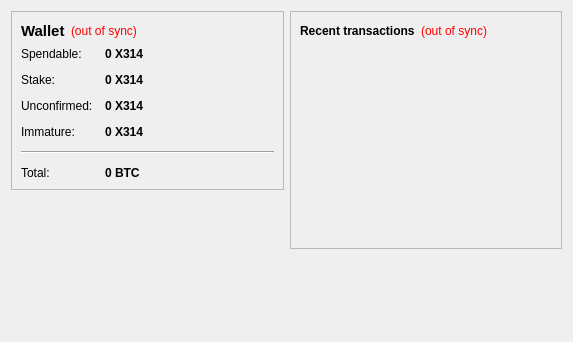
<?xml version="1.0" encoding="UTF-8"?>
<ui version="4.0">
 <class>OverviewPage</class>
 <widget class="QWidget" name="OverviewPage">
  <property name="geometry">
   <rect>
    <x>0</x>
    <y>0</y>
    <width>573</width>
    <height>342</height>
   </rect>
  </property>
  <property name="windowTitle">
   <string>Form</string>
  </property>
  <layout class="QHBoxLayout" name="horizontalLayout" stretch="1,1">
   <item>
    <layout class="QVBoxLayout" name="verticalLayout_2">
     <item>
      <widget class="QFrame" name="frame">
       <property name="frameShape">
        <enum>QFrame::StyledPanel</enum>
       </property>
       <property name="frameShadow">
        <enum>QFrame::Raised</enum>
       </property>
       <layout class="QVBoxLayout" name="verticalLayout_4">
        <item>
         <layout class="QHBoxLayout" name="horizontalLayout_4">
          <item>
           <widget class="QLabel" name="label_5">
            <property name="font">
             <font>
              <pointsize>11</pointsize>
              <weight>75</weight>
              <bold>true</bold>
             </font>
            </property>
            <property name="text">
             <string>Wallet</string>
            </property>
           </widget>
          </item>
          <item>
           <widget class="QLabel" name="labelWalletStatus">
            <property name="toolTip">
             <string>The displayed information may be out of date. Your wallet automatically synchronizes with the X314 network after a connection is established, but this process has not completed yet.</string>
            </property>
            <property name="styleSheet">
             <string notr="true">QLabel { color: red; }</string>
            </property>
            <property name="text">
             <string notr="true">(out of sync)</string>
            </property>
            <property name="alignment">
             <set>Qt::AlignLeading|Qt::AlignLeft|Qt::AlignVCenter</set>
            </property>
           </widget>
          </item>
          <item>
           <spacer name="horizontalSpacer_2">
            <property name="orientation">
             <enum>Qt::Horizontal</enum>
            </property>
            <property name="sizeHint" stdset="0">
             <size>
              <width>40</width>
              <height>20</height>
             </size>
            </property>
           </spacer>
          </item>
         </layout>
        </item>
        <item>
         <layout class="QFormLayout" name="formLayout_2">
          <property name="fieldGrowthPolicy">
           <enum>QFormLayout::AllNonFixedFieldsGrow</enum>
          </property>
          <property name="horizontalSpacing">
           <number>12</number>
          </property>
          <property name="verticalSpacing">
           <number>12</number>
          </property>
          <item row="0" column="0">
           <widget class="QLabel" name="label">
            <property name="text">
             <string>Spendable:</string>
            </property>
           </widget>
          </item>
          <item row="0" column="1">
           <widget class="QLabel" name="labelBalance">
            <property name="font">
             <font>
              <weight>75</weight>
              <bold>true</bold>
             </font>
            </property>
            <property name="cursor">
             <cursorShape>IBeamCursor</cursorShape>
            </property>
            <property name="toolTip">
             <string>Your current spendable balance</string>
            </property>
            <property name="text">
             <string notr="true">0 X314</string>
            </property>
            <property name="textInteractionFlags">
             <set>Qt::LinksAccessibleByMouse|Qt::TextSelectableByKeyboard|Qt::TextSelectableByMouse</set>
            </property>
           </widget>
          </item>
          <item row="1" column="0">
           <widget class="QLabel" name="label_6">
            <property name="text">
             <string>Stake:</string>
            </property>
           </widget>
          </item>
          <item row="1" column="1">
           <widget class="QLabel" name="labelStake">
            <property name="font">
             <font>
              <weight>75</weight>
              <bold>true</bold>
             </font>
            </property>
            <property name="cursor">
             <cursorShape>IBeamCursor</cursorShape>
            </property>
            <property name="toolTip">
             <string>Total of coins that was staked, and do not yet count toward the current balance</string>
            </property>
            <property name="text">
             <string notr="true">0 X314</string>
            </property>
            <property name="textInteractionFlags">
             <set>Qt::LinksAccessibleByMouse|Qt::TextSelectableByKeyboard|Qt::TextSelectableByMouse</set>
            </property>
           </widget>
          </item>
          <item row="2" column="0">
           <widget class="QLabel" name="label_3">
            <property name="text">
             <string>Unconfirmed:</string>
            </property>
           </widget>
          </item>
          <item row="2" column="1">
           <widget class="QLabel" name="labelUnconfirmed">
            <property name="font">
             <font>
              <weight>75</weight>
              <bold>true</bold>
             </font>
            </property>
            <property name="cursor">
             <cursorShape>IBeamCursor</cursorShape>
            </property>
            <property name="toolTip">
             <string>Total of transactions that have yet to be confirmed, and do not yet count toward the current balance</string>
            </property>
            <property name="text">
             <string notr="true">0 X314</string>
            </property>
            <property name="textInteractionFlags">
             <set>Qt::LinksAccessibleByMouse|Qt::TextSelectableByKeyboard|Qt::TextSelectableByMouse</set>
            </property>
           </widget>
          </item>
          <item row="3" column="0">
           <widget class="QLabel" name="labelImmatureText">
            <property name="text">
             <string>Immature:</string>
            </property>
           </widget>
          </item>
          <item row="3" column="1">
           <widget class="QLabel" name="labelImmature">
            <property name="font">
             <font>
              <weight>75</weight>
              <bold>true</bold>
             </font>
            </property>
            <property name="toolTip">
             <string>Mined balance that has not yet matured</string>
            </property>
            <property name="text">
             <string notr="true">0 X314</string>
            </property>
            <property name="textInteractionFlags">
             <set>Qt::LinksAccessibleByMouse|Qt::TextSelectableByKeyboard|Qt::TextSelectableByMouse</set>
            </property>
           </widget>
          </item>
          <item row="4" column="0" colspan="2">
           <widget class="Line" name="line">
            <property name="orientation">
             <enum>Qt::Horizontal</enum>
            </property>
           </widget>
          </item>
          <item row="5" column="0">
           <widget class="QLabel" name="labelTotalText">
            <property name="text">
             <string>Total:</string>
            </property>
           </widget>
          </item>
          <item row="5" column="1">
           <widget class="QLabel" name="labelTotal">
            <property name="font">
             <font>
              <weight>75</weight>
              <bold>true</bold>
             </font>
            </property>
            <property name="cursor">
             <cursorShape>IBeamCursor</cursorShape>
            </property>
            <property name="toolTip">
             <string>Your current total balance</string>
            </property>
            <property name="text">
             <string notr="true">0 BTC</string>
            </property>
            <property name="textInteractionFlags">
             <set>Qt::LinksAccessibleByMouse|Qt::TextSelectableByKeyboard|Qt::TextSelectableByMouse</set>
            </property>
           </widget>
          </item>
         </layout>
        </item>
       </layout>
      </widget>
     </item>
     <item>
      <spacer name="verticalSpacer">
       <property name="orientation">
        <enum>Qt::Vertical</enum>
       </property>
       <property name="sizeHint" stdset="0">
        <size>
         <width>20</width>
         <height>40</height>
        </size>
       </property>
      </spacer>
     </item>
    </layout>
   </item>
   <item>
    <layout class="QVBoxLayout" name="verticalLayout_3">
     <item>
      <widget class="QFrame" name="frame_2">
       <property name="frameShape">
        <enum>QFrame::StyledPanel</enum>
       </property>
       <property name="frameShadow">
        <enum>QFrame::Raised</enum>
       </property>
       <layout class="QVBoxLayout" name="verticalLayout">
        <item>
         <layout class="QHBoxLayout" name="horizontalLayout_2">
          <item>
           <widget class="QLabel" name="label_4">
            <property name="text">
             <string>&lt;b&gt;Recent transactions&lt;/b&gt;</string>
            </property>
           </widget>
          </item>
          <item>
           <widget class="QLabel" name="labelTransactionsStatus">
            <property name="toolTip">
             <string>The displayed information may be out of date. Your wallet automatically synchronizes with the X314 network after a connection is established, but this process has not completed yet.</string>
            </property>
            <property name="styleSheet">
             <string notr="true">QLabel { color: red; }</string>
            </property>
            <property name="text">
             <string notr="true">(out of sync)</string>
            </property>
            <property name="alignment">
             <set>Qt::AlignRight|Qt::AlignTrailing|Qt::AlignVCenter</set>
            </property>
           </widget>
          </item>
          <item>
           <spacer name="horizontalSpacer">
            <property name="orientation">
             <enum>Qt::Horizontal</enum>
            </property>
            <property name="sizeHint" stdset="0">
             <size>
              <width>40</width>
              <height>20</height>
             </size>
            </property>
           </spacer>
          </item>
         </layout>
        </item>
        <item>
         <widget class="QListView" name="listTransactions">
          <property name="styleSheet">
           <string notr="true">QListView { background: transparent; }</string>
          </property>
          <property name="frameShape">
           <enum>QFrame::NoFrame</enum>
          </property>
          <property name="verticalScrollBarPolicy">
           <enum>Qt::ScrollBarAlwaysOff</enum>
          </property>
          <property name="horizontalScrollBarPolicy">
           <enum>Qt::ScrollBarAlwaysOff</enum>
          </property>
          <property name="selectionMode">
           <enum>QAbstractItemView::NoSelection</enum>
          </property>
         </widget>
        </item>
       </layout>
      </widget>
     </item>
     <item>
      <spacer name="verticalSpacer_2">
       <property name="orientation">
        <enum>Qt::Vertical</enum>
       </property>
       <property name="sizeHint" stdset="0">
        <size>
         <width>20</width>
         <height>40</height>
        </size>
       </property>
      </spacer>
     </item>
    </layout>
   </item>
  </layout>
 </widget>
 <resources/>
 <connections/>
</ui>
